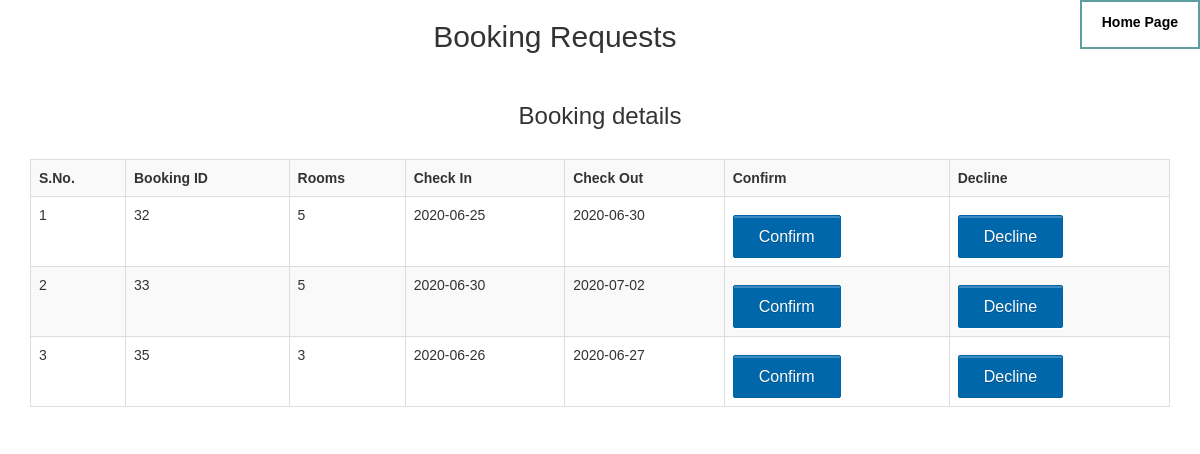
Screenshot of /admin_booking_request.php (signed in) with the database file from the repository.
### tables this page shows
CREATE TABLE `guest_info` (
  `booking_id` int(255) NOT NULL,
  `user_id` int(150) NOT NULL,
  `name` varchar(100) NOT NULL,
  `sex` varchar(100) NOT NULL,
  `age` int(150) NOT NULL,
  `rooms` int(100) NOT NULL,
  `address` varchar(500) NOT NULL,
  `check_in` date NOT NULL,
  `check_out` date NOT NULL,
  `username` varchar(100) NOT NULL,
  `email` varchar(100) NOT NULL,
  `contact` varchar(100) NOT NULL,
  `category` varchar(100) NOT NULL,
  `purpose` varchar(100) NOT NULL,
  `payment_by` varchar(100) NOT NULL,
  `additional` varchar(100) NOT NULL,
  `file_name` varchar(255) NOT NULL,
  `file_type` varchar(255) NOT NULL,
  `file_data` longblob NOT NULL,
  `booking_status` varchar(255) NOT NULL DEFAULT 'PENDING',
  `payment_status` varchar(255) NOT NULL DEFAULT 'PENDING'
);

### admin_booking_request.php (the view, shortened to what this page needs)
<?php
    $con=mysqli_connect("localhost","root","","guests") or die(mysqli_error());
    $query = "SELECT * FROM `guest_info` WHERE booking_status='PENDING' ";
    $result = mysqli_query($con, $query);
?>
<!DOCTYPE html>
<head>
    <link rel="stylesheet" href="https://maxcdn.bootstrapcdn.com/bootstrap/3.3.6/css/bootstrap.min.css" />
    <link rel="stylesheet" href="style1.css" />
</head>
<html>
    <body>
        <a href='home.php' style='float:right;'> <label > Home Page </label> </a>
        <div class="container">
            <h2 align="center">Booking Requests</a></h2>
            <br />
            <h3 align="center">Booking details</h3>
            <br />
            <form action="update_request.php" method="post">
            <div class="table-responsive">
                <table class="table table-bordered table-striped">
                    <tr>
                        <th>S.No.</th>
                        <th>Booking ID</th>
                        <th>Rooms</th>
                        <th>Check In</th>
                        <th>Check Out</th>
                        <th>Confirm</th>
                        <th>Decline</th>
                    </tr>
                    <?php
                        $serial_number=1;
                        $confirm_counter="confirm1";
                        $decline_counter="decline1";
                        if($result)
                        {
                            while($row = mysqli_fetch_array($result))
                            {
                                echo '
                                <tr>
                                <td>'.$serial_number.'</td>
                                <td>'.$row["booking_id"].'</td>
                                <td>'.$row["rooms"].'</td>
                                <td>'.$row["check_in"].'</td>
                                <td>'.$row["check_out"].'</td>
                                <td> <input name='.$confirm_counter.' type="submit" value="Confirm"/> </td>
                                <td> <input name='.$decline_counter.' type="submit" value="Decline"/> </td>
                                </tr>
                                ';
                                $confirm_counter++;
                                $decline_counter++;
                                $serial_number++;
                            }
                        }
                    ?>
                </table>
            </div>
            </form>
        </div>
    </body>
</html>

### style1.css (style rules this page uses)
body { font-family:Arial, Sans-Serif; }
input[type='submit'] { padding: 10px 25px 8px; color: #fff; background-color: #0067ab; text-shadow: rgba(0,0,0,0.24) 0 1px 0; font-size: 16px; box-shadow: rgba(255,255,255,0.24) 0 2px 0 0 inset,#fff 0 1px 0 0; border: 1px solid #0164a5; border-radius: 2px; margin-top: 10px; cursor:pointer; }
a:link, a:visited { background-color: white; color: black; border: 2px solid #5F9EA0; padding: 10px 20px; text-align: center; text-decoration: none; display: inline-block; }

### rows the page displays
guest_info: booking_id "32", rooms "5", check_in "2020-06-25", check_out "2020-06-30"
guest_info: booking_id "33", rooms "5", check_in "2020-06-30", check_out "2020-07-02"
guest_info: booking_id "35", rooms "3", check_in "2020-06-26", check_out "2020-06-27"
